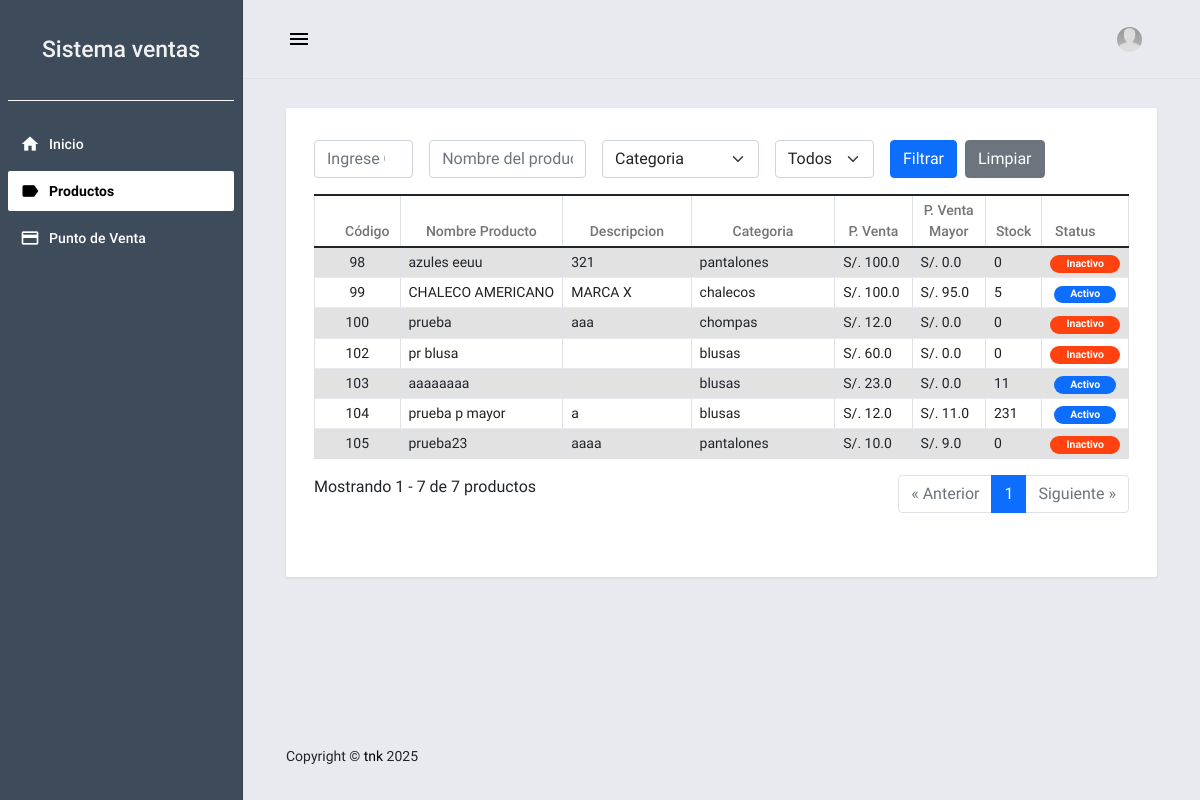
/product, run on the app's committed database.
### posApp/models.py (models this page shows, shortened)
class Products(models.Model):
    category_id = models.ForeignKey(Category, on_delete=models.RESTRICT)
    name = models.TextField()
    description = models.TextField()
    price = models.FloatField(default=0)
    p_mayor_compra = models.FloatField(default=0)
    p_mayor_venta = models.FloatField(default=0)
    stock = models.IntegerField(default=0)
    status = models.IntegerField(default=1)
    date_added = models.DateTimeField(default=timezone.now)
    date_updated = models.DateTimeField(auto_now=True)
    image = models.URLField(max_length=200, blank=True, null=True)
    """
    def delete(self, *args, **kwargs):
        super().delete(*args, **kwargs)
        self.image.delete(save=False)

    """

class Category(models.Model):
    name = models.TextField()
    description = models.TextField()
    status = models.IntegerField(default=1)
    date_added = models.DateTimeField(default=timezone.now)
    date_updated = models.DateTimeField(auto_now=True)
    def __str__(self):
        return self.name

### posApp/views.py (the view)
# urls.py: path('product', views.products, name="product-page"),
def products(request):
    search = request.GET.get('search', '')
    category_filter = request.GET.get('category', '')
    status_filter = request.GET.get('status', '')
    search_id = request.GET.get('search_id', '')
    if search:
        product_list = Products.objects.filter(name__icontains=search)
    else:
        product_list = Products.objects.all()
    if category_filter:
        product_list = product_list.filter(category_id=category_filter)
    if status_filter:
        product_list = product_list.filter(status=status_filter)
    if search_id:
        product_list = product_list.filter(id=int(search_id))
    now = datetime.now()
    current_year = now.strftime("%Y")
    current_month = now.strftime("%m")
    current_day = now.strftime("%d")
    products = len(Products.objects.all())
    today_sales = Sales.objects.filter(
        date_added__year=current_year,
        date_added__month = current_month,
        date_added__day = current_day
    ).all()
    total_sales = sum(today_sales.values_list('grand_total',flat=True))
    total_products = product_list.count()
    page = request.GET.get('page', 1)
    paginator = Paginator(product_list, 10)  # 10 productos por página
    products_page = paginator.get_page(page)
    products = Products.objects.all()
    total_investment = sum(product.p_mayor_compra * product.stock for product in products)
    context = {
        'page_title': 'Lista de Productos',
        'products': products_page,
        'total_products': total_products,  # Añadir el total
        'category_filter': category_filter,  # Pasar el filtro de categoría
        'categories': Category.objects.all(),  # Si necesitas las categorías para el select
        'total_sales': total_sales,
        'total_investment': total_investment,
        'search_id': search_id,
        'search': search,
        'category_filter': category_filter,
        'status_filter': status_filter,
    }
    return render(request, 'posApp/products.html', context)

### posApp/templates/posApp/products.html (shortened to what this page needs)
{% extends "posApp/base.html" %} {% block pageContent %}
<div class="mdc-layout-grid__cell stretch-card mdc-layout-grid__cell--span-12">
  <div class="mdc-card">
<div class="row mb-3 align-items-end">
    <div class="col-12 col-lg-10">
        <form method="get" action="{% url 'product-page' %}">
            <div class="row g-3 align-items-end">
                <div class="col-md-2">
                    <input type="number" id="search-id" name="search_id" class="form-control" placeholder="Ingrese Código" value="{{ request.GET.search_id }}">
                </div>
                <div class="col-md-3">
                    <input type="text" id="search-name" name="search" class="form-control" placeholder="Nombre del producto" value="{{ request.GET.search }}">
                </div>
                <div class="col-md-3">
                    <select name="category" id="category-filter" class="form-select">
                        <option value="">Categoria</option>
                    </select>
                </div>
                <div class="col-md-2">
                    <select name="status" id="status-filter" class="form-select">
                        <option value="">Todos</option>
                    </select>
                </div>
                <div class="col-md-2 d-flex">
                    <button type="submit" class="btn btn-primary me-2">Filtrar</button>
                    <a href="{% url 'product-page' %}" class="btn btn-secondary">Limpiar</a>
                </div>
            </div>
        </form>
    </div>
</div>
      <div class="table-responsive">
          <table class="table table-striped table-bordered">
              <colgroup>
                  <col width="5%">
                  <col width="15%">
                  <col width="20%">
                  <col width="25%">
                  <col width="10%">
                  <col width="10%">
                  <col width="5%">
              </colgroup>
              <thead>
                  <tr>
                      <th class="text-center py-1">Código</th>
                      <th class="text-center py-1">Nombre Producto</th>
                      <th class="text-center py-1">Descripcion</th>
                      <th class="text-center py-1">Categoria</th>
                      <th class="text-center py-1">P. Venta</th>
                      <th class="text-center py-1">P. Venta Mayor</th>
                      <th class="text-center py-1">Stock</th>
                      <th class="text-center py-1">Status</th>
                  </tr>
              </thead>
              <tbody>
                  {% for product in products %}
                  <tr>
                      <td class="px-2 py-1 text-center">{{ product.id }}</td>
                      <td class="px-2 py-1 text-start">{{ product.name }}</td>
                      <td class="px-2 py-1 text-start">{{ product.description }}</td>
                      <td class="px-2 py-1 text-start">{{ product.category_id }}</td>
                      <td class="px-2 py-1 text-start">S/. {{ product.price }}</td>
                      <td class="px-2 py-1 text-start">S/. {{ product.p_mayor_venta }}</td>
                      <td class="px-2 py-1 text-start">{{ product.stock }}</td>
                      <td class="px-2 py-1 text-center">
                        {% if product.status == 1 %}
                        <span class="badge bg-primary rounded-pill px-3">Activo</span> {% else %}
                        <span class="badge bg-secondary rounded-pill px-3">Inactivo</span> {% endif %}
                      </td>
                  </tr>
                  {% endfor %}
              </tbody>
          </table>
      </div>
      <div class="d-flex justify-content-between mb-3">
        <div>
            Mostrando {{ products.start_index }} - {{ products.end_index }} de {{ total_products }} productos
        </div>
<nav aria-label="Navegación de Ventas">
    <ul class="pagination justify-content-center">
        {% if products.has_previous %}
            <li class="page-item">
                <a class="page-link" href="?page={{ products.previous_page_number }}&search={{ search_query }}&date_from={{ date_from }}&payment_type_id={{ payment_type_id }}" aria-label="Anterior">
                    <span aria-hidden="true">&laquo;</span> Anterior
                </a>
            </li>
        {% else %}
            <li class="page-item disabled">
                <span class="page-link" aria-hidden="true">&laquo; Anterior</span>
            </li>
        {% endif %}
        {% for num in products.paginator.page_range %}
            {% if num == products.number %}
                <li class="page-item active" aria-current="page">
                    <span class="page-link">{{ num }}</span>
                </li>
            {% elif num > products.number|add:"-3" and num < products.number|add:"3" %}
                <li class="page-item">
                    <a class="page-link" href="?page={{ num }}&search={{ search_query }}&date_from={{ date_from }}&payment_type_id={{ payment_type_id }}">{{ num }}</a>
                </li>
            {% elif num == products.paginator.num_pages and products.number|add:"3" < products.paginator.num_pages %}
                <li class="page-item disabled"><span class="page-link">...</span></li>
                <li class="page-item">
                    <a class="page-link" href="?page={{ num }}&search={{ search_query }}&date_from={{ date_from }}&payment_type_id={{ payment_type_id }}">{{ num }}</a>
                </li>
            {% elif num == 1 and products.number|add:"-3" > 1 %}
                <li class="page-item">
                    <a class="page-link" href="?page={{ num }}&search={{ search_query }}&date_from={{ date_from }}&payment_type_id={{ payment_type_id }}">{{ num }}</a>
                </li>
                <li class="page-item disabled"><span class="page-link">...</span></li>
            {% endif %}
        {% endfor %}
        {% if sale_data.has_next %}
            <li class="page-item">
                <a class="page-link" href="?page={{ sale_data.next_page_number }}&search={{ search_query }}&date_from={{ date_from }}&payment_type_id={{ payment_type_id }}" aria-label="Siguiente">
                    Siguiente <span aria-hidden="true">&raquo;</span>
                </a>
            </li>
        {% else %}
            <li class="page-item disabled">
                <span class="page-link" aria-hidden="true">Siguiente &raquo;</span>
            </li>
        {% endif %}
    </ul>
</nav>
      </div>
  </div>
</div>
{% endblock pageContent %}

### posApp/templates/posApp/base.html (shortened to what this page needs)
{% load static %}
<!DOCTYPE html>
<html lang="en">
<head>
    <link rel="stylesheet" href="{% static 'posApp/assets/bootstrap/css/bootstrap.min.css' %}">
    <link rel="stylesheet" href="{% static 'posApp/assets/material-admin/vendors/mdi/css/materialdesignicons.min.css' %}">
    <link rel="stylesheet" href="{% static 'posApp/assets/material-admin/vendors/css/vendor.bundle.base.css' %}">
    <link rel="stylesheet" href="{% static 'posApp/assets/material-admin/vendors/flag-icon-css/css/flag-icon.min.css' %}">
    <link rel="stylesheet" href="{% static 'posApp/assets/material-admin/vendors/jvectormap/jquery-jvectormap.css' %}">
    <link rel="stylesheet" href="{% static 'posApp/assets/material-admin/css/demo/style.css' %}">
    <link rel="stylesheet" href="{% static 'posApp/assets/select2/dist/css/select2.min.css' %}">
    <link rel="stylesheet" href="{% static 'posApp/assets/default/css/style.css' %}">
    <link rel="stylesheet" href="https://cdnjs.cloudflare.com/ajax/libs/font-awesome/6.2.0/css/all.min.css">
</head>
<body>
    <div class="body-wrapper">
        {% block navigation %} {% include "posApp/navigation.html" %} {% endblock navigation %}
        <div class="main-wrapper mdc-drawer-app-content">
            {% block TopNavigation %} {% include "posApp/TopNavigation.html" %} {% endblock TopNavigation %}
            <div class="page-wrapper mdc-toolbar-fixed-adjust">
                <main class="content-wrapper">
                    <div class="mdc-layout-grid">
                        <div class="mdc-layout-grid__inner">
                            {% block pageContent %} {% endblock pageContent %}
                        </div>
                    </div>
                </main>
                <footer>
                    <div class="mdc-layout-grid">
                        <div class="mdc-layout-grid__inner">
                            <div class="mdc-layout-grid__cell stretch-card mdc-layout-grid__cell--span-6-desktop">
                                <span class="text-center text-sm-left d-block d-sm-inline-block tx-14">Copyright © <a href="" target="_blank">tnk</a> {% now 'Y' %}</span>
                            </div>
                        </div>
                    </div>
                </footer>
            </div>
        </div>
    </div>
</body>
</html>

### posApp/templates/posApp/navigation.html (shortened to what this page needs)
{% load static %}
<aside class="mdc-drawer mdc-drawer--dismissible mdc-drawer--open bg-dark bg-gradient">
    <div class="mdc-drawer__header border-bottom border-light">
        <a href="{% url 'home-page' %}" class="brand-logo">
            <h3 class="text-center text-light">Sistema ventas </h3>
        </a>
    </div>
    <div class="mdc-drawer__content">
        <div class="mdc-list-group">
            <nav class="mdc-list mdc-drawer-menu">
                <div class="mdc-list-item mdc-drawer-item">
                    <a class="mdc-drawer-link" href="{% url 'home-page' %}">
                        <i class="material-icons mdc-list-item__start-detail mdc-drawer-item-icon" aria-hidden="true">home</i> Inicio
                    </a>
                </div>
                <div class="mdc-list-item mdc-drawer-item">
                    <a class="mdc-drawer-link" href="{% url 'product-page' %}">
                        <i class="material-icons mdc-list-item__start-detail mdc-drawer-item-icon" aria-hidden="true">label</i> Productos
                    </a>
                </div>
                <div class="mdc-list-item mdc-drawer-item">
                    <a class="mdc-drawer-link" href="{% url 'pos-page' %}">
                        <i class="material-icons mdc-list-item__start-detail mdc-drawer-item-icon" aria-hidden="true">payment</i> Punto de Venta
                    </a>
                </div>
            </nav>
        </div>
    </div>
</aside>

### posApp/templates/posApp/topNavigation.html (shortened to what this page needs)
{% load static %}
<header class="mdc-top-app-bar border-bottom shadow">
    <div class="mdc-top-app-bar__row">
        <div class="mdc-top-app-bar__section mdc-top-app-bar__section--align-start">
            <button class="material-icons mdc-top-app-bar__navigation-icon mdc-icon-button sidebar-toggler">menu</button>
        </div>
        <div class="mdc-top-app-bar__section mdc-top-app-bar__section--align-end mdc-top-app-bar__section-right">
            <div class="menu-button-container menu-profile d-none d-md-block">
                <button class="mdc-button mdc-menu-button">
                    <span class="d-flex align-items-center">
                    <span class="figure">
                        <img src="{% static 'posApp/assets/material-admin/images/faces/ava.jpg' %}" alt="user" class="user">
                    </span>
                    </span>
                </button>
            </div>
        </div>
    </div>
</header>

### static/posAPP/assets/default/css/style.css (style rules this page uses)
html, body { height: 100%; width: 100%; }
.body-wrapper .main-wrapper .page-wrapper .content-wrapper { min-height: calc(100vh - 84px - 62px) !important; }
.bg-primary { background: var(--bs-primary) !important; }
.mdc-drawer { background: unset; }
.mdc-drawer__header, .mdc-drawer__content { margin: .5em !important; }
.mdc-list-item.mdc-drawer-item { margin-left: 0 !important; margin-right: 0 !important; }

### data on the page
Products: id "98", name "azules eeuu", description "321", category_id "pantalones", price "100.0", p_mayor_venta "0.0", stock "0", status "Inactivo"
Products: id "99", name "CHALECO AMERICANO", description "MARCA X", category_id "chalecos", price "100.0", p_mayor_venta "95.0", stock "5", status "Activo"
Products: id "100", name "prueba", description "aaa", category_id "chompas", price "12.0", p_mayor_venta "0.0", stock "0", status "Inactivo"
Products: id "102", name "pr blusa", category_id "blusas", price "60.0", p_mayor_venta "0.0", stock "0", status "Inactivo"
Products: id "103", name "aaaaaaaa", category_id "blusas", price "23.0", p_mayor_venta "0.0", stock "11", status "Activo"
Products: id "104", name "prueba p mayor", description "a", category_id "blusas", price "12.0", p_mayor_venta "11.0", stock "231", status "Activo"
Products: id "105", name "prueba23", description "aaaa", category_id "pantalones", price "10.0", p_mayor_venta "9.0", stock "0", status "Inactivo"

### other printed values
{{ products.start_index }} "1"
{{ products.end_index }} "7"
{{ total_products }} "7"
{{ num }} "1"
